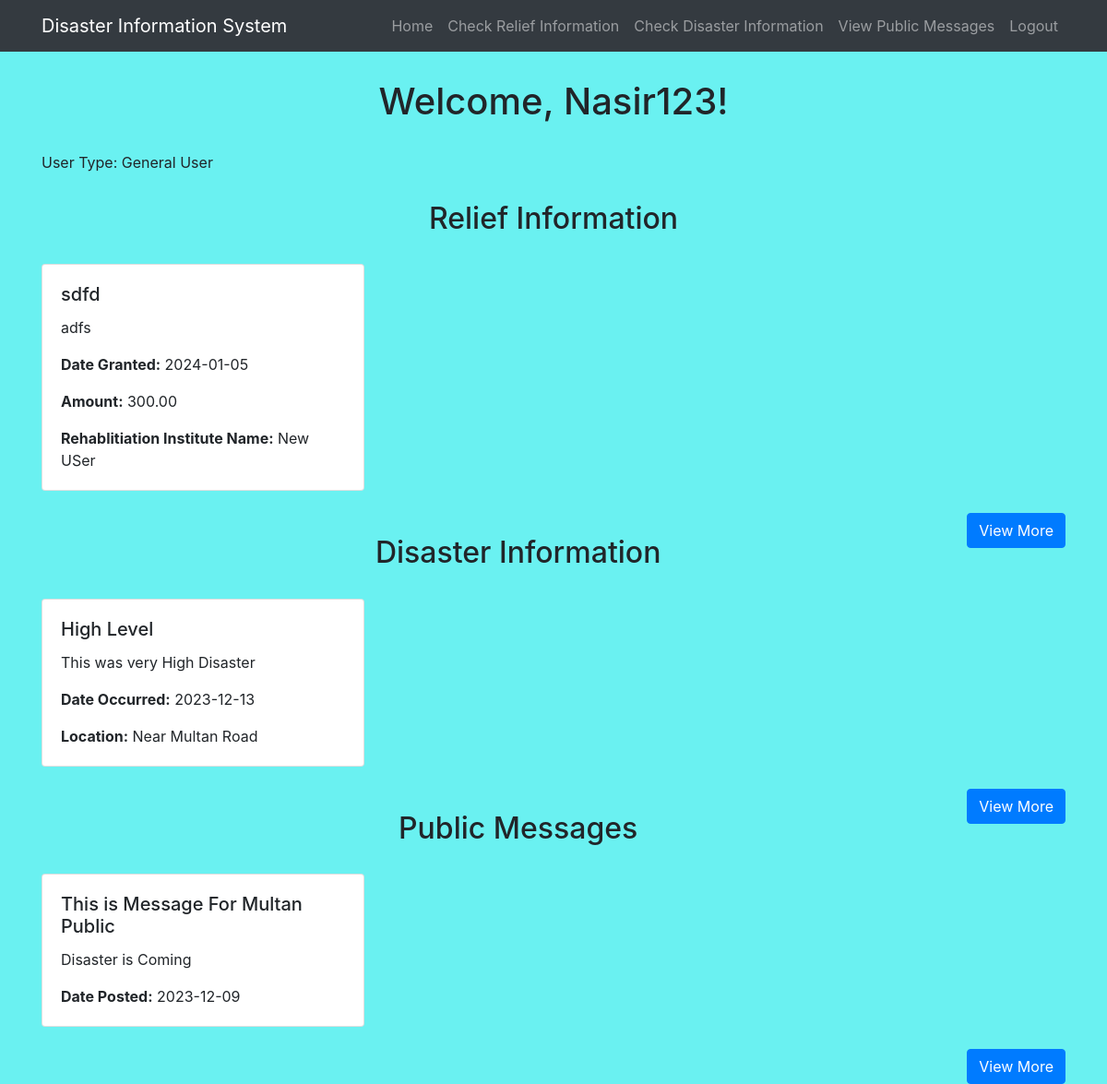
Screenshot of /user/general_user_home.php (signed in) with the database file from the repository.
### tables this page shows
CREATE TABLE `user` (
  `UserID` int(11) NOT NULL,
  `Username` varchar(255) NOT NULL,
  `Email` varchar(255) NOT NULL,
  `Password` varchar(255) NOT NULL,
  `ContactInfo` varchar(255) NOT NULL,
  `UserType` enum('General User','Rehabilitation Institutes') NOT NULL,
  `Address` text NOT NULL,
  `Status` varchar(20) NOT NULL DEFAULT 'Pending'
);

CREATE TABLE `reliefinformation` (
  `ReliefID` int(11) NOT NULL,
  `Title` varchar(255) NOT NULL,
  `Description` text NOT NULL,
  `DateGranted` date NOT NULL,
  `Amount` decimal(10,2) NOT NULL,
  `RehabInstituteID` int(11) NOT NULL,
  `Status` enum('Pending','Rejected','Approved','Granted') NOT NULL
);

CREATE TABLE `disasterinformation` (
  `DisasterID` int(11) NOT NULL,
  `DisasterType` varchar(255) NOT NULL,
  `Description` text DEFAULT NULL,
  `DateOccurred` date DEFAULT NULL,
  `Location` varchar(255) NOT NULL
);

CREATE TABLE `publicmessage` (
  `MessageID` int(11) NOT NULL,
  `InstituteID` int(11) DEFAULT NULL,
  `Title` varchar(255) NOT NULL,
  `Message` text NOT NULL,
  `DatePosted` date DEFAULT NULL
);

### user/general_user_home.php (the view, shortened to what this page needs)
<?php
include('config.php');
$userID = $_SESSION['UserID'];
$sql = "SELECT Username, UserType FROM User WHERE UserID = '$userID'";
$result = $conn->query($sql);
if ($result->num_rows == 1) {
    $user = $result->fetch_assoc();
    $username = $user['Username'];
    $userType = $user['UserType'];
} else {
    $username = "Error";
    $userType = "Error";
}
$sqlRelief = "SELECT r.*, u.Username
              FROM reliefinformation r
              JOIN user u ON r.RehabInstituteID = u.UserID
              WHERE r.Status = 'Granted'
              LIMIT 3";
$resultRelief = $conn->query($sqlRelief);
$sqlDisaster = "SELECT * FROM disasterinformation LIMIT 3";
$resultDisaster = $conn->query($sqlDisaster);
$sqlMessages = "SELECT * FROM publicmessage LIMIT 3";
$resultMessages = $conn->query($sqlMessages);
?>
<!DOCTYPE html>
<html lang="en">
<head>
    <link rel="stylesheet" href="https://stackpath.bootstrapcdn.com/bootstrap/4.5.2/css/bootstrap.min.css">
    <link rel="stylesheet" href="./css/style.css">
</head>
<body>
    <?php include('navbar.php'); ?>
    <div class="container mt-4">
        <h1>Welcome, <?php echo $username; ?>!</h1>
        <p>User Type: <?php echo $userType; ?></p>
        <h2>Relief Information</h2>
        <div class="row">
            <?php
            while ($rowRelief = $resultRelief->fetch_assoc()) {
                echo "<div class='col-md-4 mb-4'>
                        <div class='card'>
                            <div class='card-body'>
                                <h5 class='card-title'>{$rowRelief['Title']}</h5>
                                <p class='card-text'>{$rowRelief['Description']}</p>
                                <p class='card-text'><strong>Date Granted:</strong> {$rowRelief['DateGranted']}</p>
                                <p class='card-text'><strong>Amount:</strong> {$rowRelief['Amount']}</p>
                                <p class='card-text'><strong>Rehablitiation Institute Name:</strong> {$rowRelief['Username']}</p>
                            </div>
                        </div>
                    </div>";
            }
            ?>
        </div>
        <a href="relief_information.php" class="float-right btn btn-primary">View More</a>
        <h2 class="mt-4">Disaster Information</h2>
        <div class="row">
            <?php
            while ($rowDisaster = $resultDisaster->fetch_assoc()) {
                echo "<div class='col-md-4 mb-4'>
                        <div class='card'>
                            <div class='card-body'>
                                <h5 class='card-title'>{$rowDisaster['DisasterType']}</h5>
                                <p class='card-text'>{$rowDisaster['Description']}</p>
                                <p class='card-text'><strong>Date Occurred:</strong> {$rowDisaster['DateOccurred']}</p>
                                <p class='card-text'><strong>Location:</strong> {$rowDisaster['Location']}</p>
                            </div>
                        </div>
                    </div>";
            }
            ?>
        </div>
        <a href="disaster_information.php" class="float-right btn btn-primary">View More</a>
        <h2 class="mt-4">Public Messages</h2>
        <div class="row">
            <?php
            while ($rowMessage = $resultMessages->fetch_assoc()) {
                echo "<div class='col-md-4 mb-4'>
                        <div class='card'>
                            <div class='card-body'>
                                <h5 class='card-title'>{$rowMessage['Title']}</h5>
                                <p class='card-text'>{$rowMessage['Message']}</p>
                                <p class='card-text'><strong>Date Posted:</strong> {$rowMessage['DatePosted']}</p>
                            </div>
                        </div>
                    </div>";
            }
            ?>
        </div>
        <a href="view_public_messages.php" class="float-right btn btn-primary">View More</a>
    </div>
</body>
</html>

### user/css/style.css (style rules this page uses)
body { background-color:rgb(106, 241, 241); }
h1 , h2 , h3 , h4 { text-align: center; margin: 30px; }

### rows the page displays
user: Username "Nasir123", UserType "General User"
reliefinformation: Title "sdfd", Description "adfs", DateGranted "2024-01-05", Amount "300.00", RehabInstituteID.Username "New USer"
disasterinformation: DisasterType "High Level", Description "This was very High Disaster", DateOccurred "2023-12-13", Location "Near Multan Road"
publicmessage: Title "This is Message For Multan Public", Message "Disaster is Coming", DatePosted "2023-12-09"
